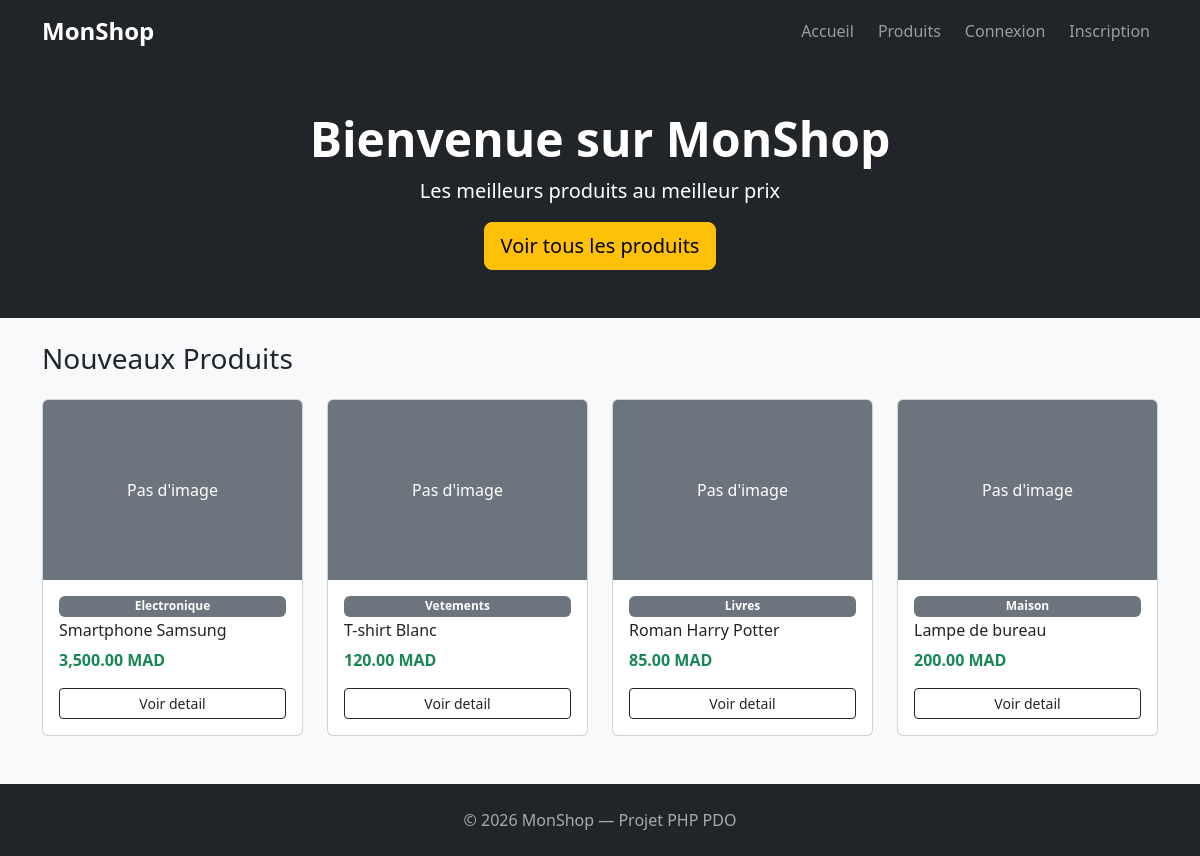
The page / on the database its author committed.
### tables this page shows
CREATE TABLE IF NOT EXISTS products (
    id INT AUTO_INCREMENT PRIMARY KEY,
    nom VARCHAR(150) NOT NULL,
    description TEXT,
    prix DECIMAL(10,2) NOT NULL,
    stock INT DEFAULT 0,
    image VARCHAR(255),
    categorie_id INT,
    created_at TIMESTAMP DEFAULT CURRENT_TIMESTAMP,
    FOREIGN KEY (categorie_id) REFERENCES categories(id) ON DELETE SET NULL
);

CREATE TABLE IF NOT EXISTS categories (
    id INT AUTO_INCREMENT PRIMARY KEY,
    nom VARCHAR(100) NOT NULL,
    created_at TIMESTAMP DEFAULT CURRENT_TIMESTAMP
);

### includes/functions.php (called while the page is built, shortened)
<?php
function is_logged_in()
{
    return isset($_SESSION['user_id']);
}

### index.php (the view, shortened to what this page needs)
<?php
require_once 'includes/functions.php';
require_once 'includes/db.php';
$stmt = $pdo->query("SELECT p.*, c.nom AS categorie FROM products p LEFT JOIN categories c ON p.categorie_id = c.id ORDER BY p.created_at DESC LIMIT 4");
$products = $stmt->fetchAll(PDO::FETCH_ASSOC);
?>
<?php include 'includes/header.php'; ?>
<div class="bg-dark text-white py-5 mb-4">
    <div class="container text-center">
        <h1 class="display-5 fw-bold">Bienvenue sur MonShop</h1>
        <p class="lead">Les meilleurs produits au meilleur prix</p>
        <a href="products.php" class="btn btn-warning btn-lg">Voir tous les produits</a>
    </div>
</div>
<div class="container mb-5">
    <h3 class="mb-4">Nouveaux Produits</h3>
    <div class="row g-4">
        <?php foreach ($products as $p): ?>
            <div class="col-sm-6 col-md-3">
                <div class="card h-100 product-card">
                    <?php if ($p['image'] && file_exists('uploads/products/' . $p['image'])): ?>
                        <img src="uploads/products/<?= htmlspecialchars($p['image']) ?>" class="card-img-top" alt="">
                    <?php else: ?>
                        <div class="card-img-top bg-secondary d-flex align-items-center justify-content-center" style="height:180px;color:#fff;">
                            Pas d'image
                        </div>
                    <?php endif; ?>
                    <div class="card-body d-flex flex-column">
                        <span class="badge bg-secondary mb-1"><?= htmlspecialchars($p['categorie'] ?? 'Sans categorie') ?></span>
                        <h6 class="card-title"><?= htmlspecialchars($p['nom']) ?></h6>
                        <p class="text-success fw-bold mt-auto"><?= number_format($p['prix'], 2) ?> MAD</p>
                        <a href="product_detail.php?id=<?= $p['id'] ?>" class="btn btn-outline-dark btn-sm">Voir detail</a>
                    </div>
                </div>
            </div>
        <?php endforeach; ?>
    </div>
</div>
<?php include 'includes/footer.php'; ?>

### includes/header.php (shortened to what this page needs)
<!DOCTYPE html>
<html lang="fr">
<head>
  <link href="https://cdn.jsdelivr.net/npm/bootstrap@5.3.8/dist/css/bootstrap.min.css" rel="stylesheet">
</head>
<body>
  <nav class="navbar navbar-expand-lg navbar-dark bg-dark">
    <div class="container">
      <a class="navbar-brand" href="index.php">MonShop</a>
      <div class="navbar-nav ms-auto flex-row gap-2">
        <a class="nav-link" href="index.php">Accueil</a>
        <a class="nav-link" href="products.php">Produits</a>
        <?php if (is_logged_in()): ?>
          <?php if (is_admin()): ?>
            <a class="nav-link text-warning" href="admin/index.php">Admin</a>
          <?php endif; ?>
          <a class="nav-link" href="logout.php">Deconnexion</a>
        <?php else: ?>
          <a class="nav-link" href="login.php">Connexion</a>
          <a class="nav-link" href="register.php">Inscription</a>
        <?php endif; ?>
      </div>
    </div>
  </nav>

### includes/footer.php
<footer class="mt-5 py-4 text-center">
    <div class="container">
        <p class="mb-0">&copy; <?= date('Y') ?> MonShop — Projet PHP PDO</p>
    </div>
</footer>
</body>
</html>

### includes/header.php (style rules this page uses)
body { background: #f8f9fa; }
.navbar-brand { font-weight: bold; font-size: 1.5rem; }
.product-card { transition: none; }
footer { background: #212529; color: #aaa; }

### rows shown on the page
products: shows "Pas d'image", categorie.nom "Electronique", nom "Smartphone Samsung", prix "3,500.00"
products: shows "Pas d'image", categorie.nom "Vetements", nom "T-shirt Blanc", prix "120.00"
products: shows "Pas d'image", categorie.nom "Livres", nom "Roman Harry Potter", prix "85.00"
products: shows "Pas d'image", categorie.nom "Maison", nom "Lampe de bureau", prix "200.00"
